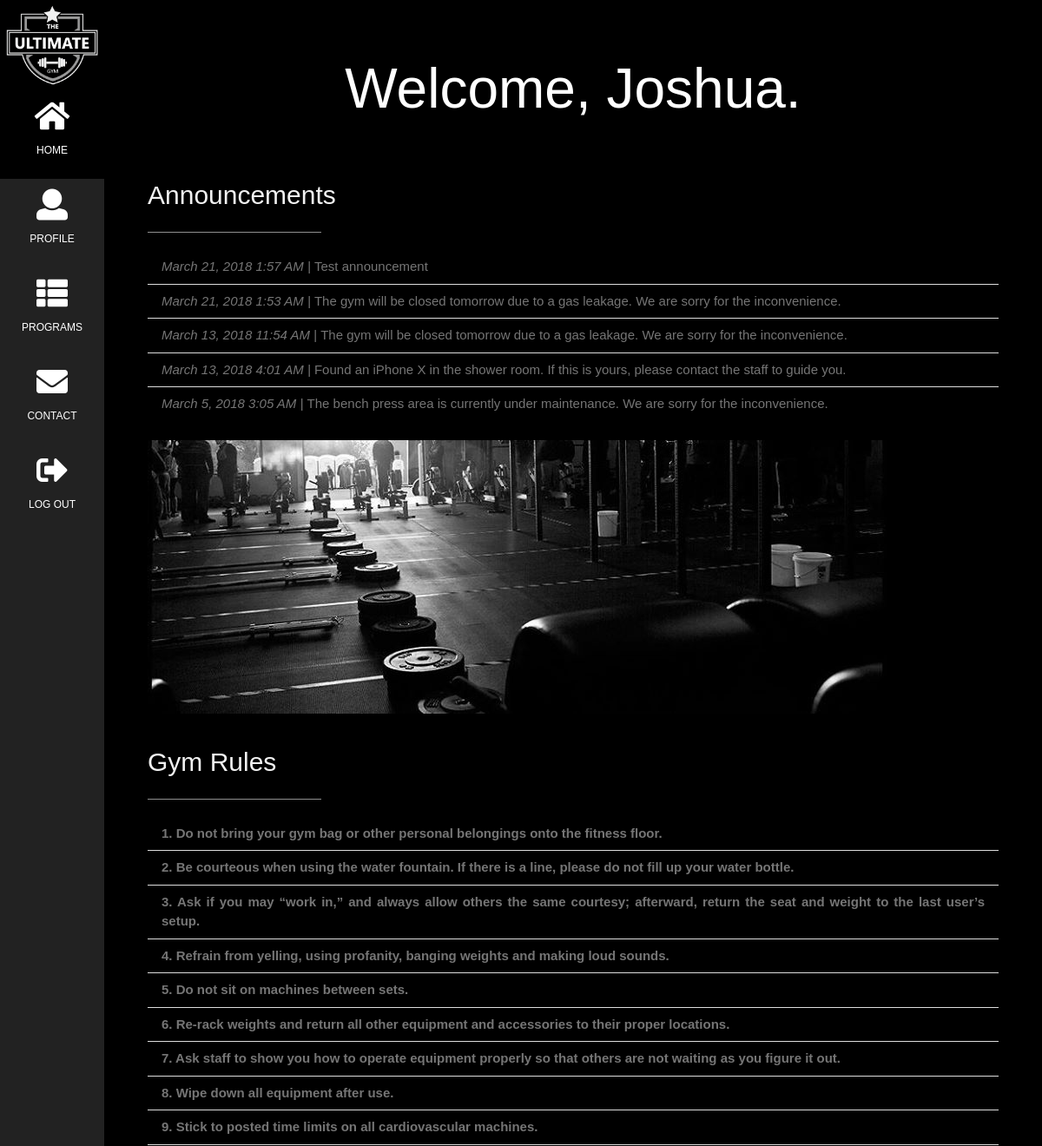
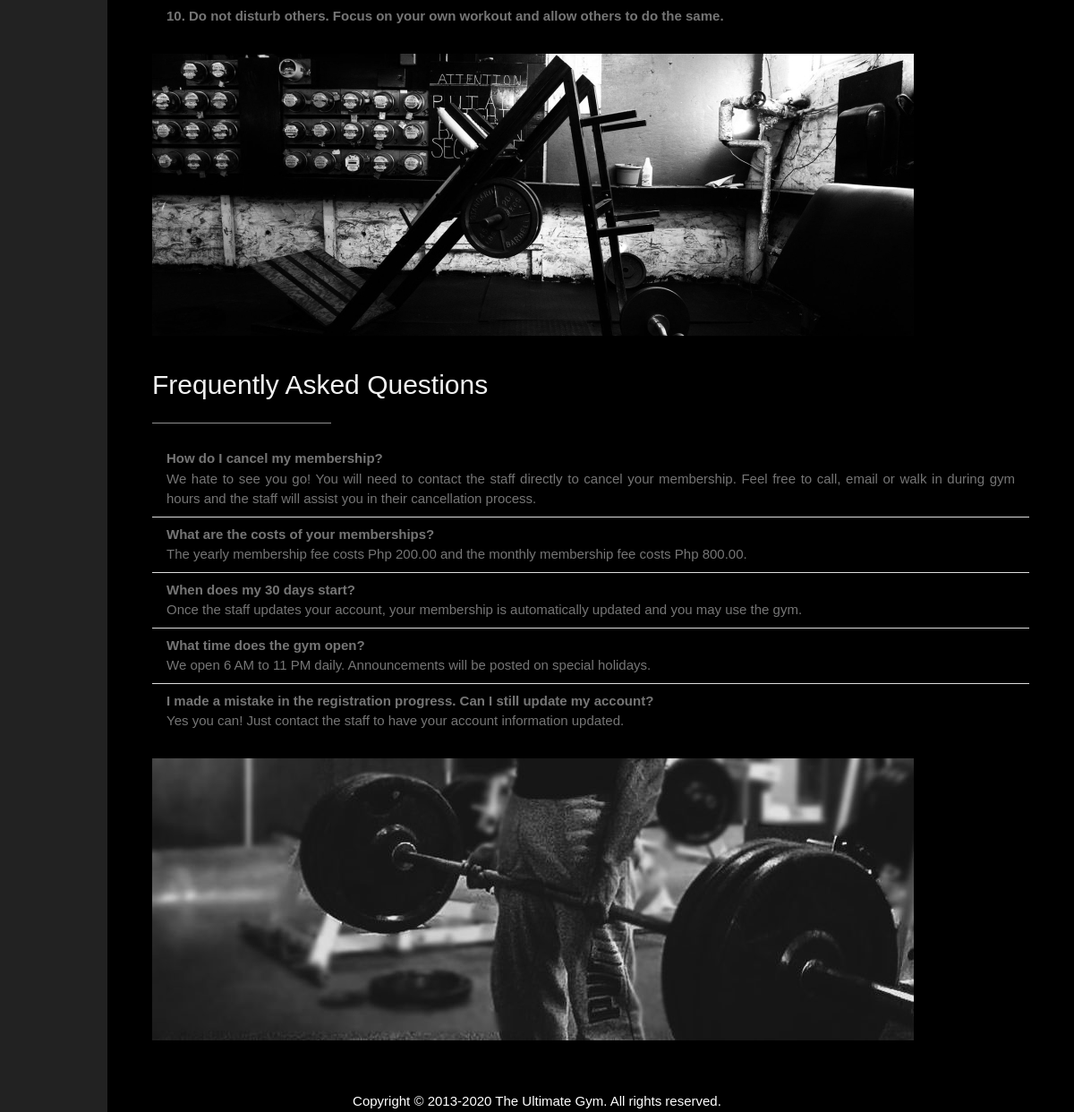
Screenshot of /home.php (signed in) with the database file from the repository (2 pictures, top to bottom).
### tables this page shows
CREATE TABLE `member` (
  `member_id` int(11) NOT NULL,
  `member_fname` varchar(100) NOT NULL,
  `member_lname` varchar(100) NOT NULL,
  `member_password` varchar(100) NOT NULL,
  `member_bdate` date NOT NULL,
  `member_age` int(11) NOT NULL,
  `member_sex` enum('Male','Female') NOT NULL,
  `member_address` varchar(200) NOT NULL,
  `member_email` varchar(100) NOT NULL
);

CREATE TABLE `home` (
  `home_id` int(11) NOT NULL,
  `home_announcement` text NOT NULL,
  `home_announcement_datetime` datetime NOT NULL
);

### home.php (the view, shortened to what this page needs)
<?php
   require("connect.php");
   $catch = $_SESSION['email'];
   $query = "SELECT *
           FROM member
           WHERE member_email = '$catch'";
   $ret = mysqli_query($conn, $query);
   while($row = mysqli_fetch_assoc($ret)){
       $name = $row['member_fname'];
   }
   ?>
    <html>
    <head>
        <link href="css/w3.css" rel="stylesheet">
        <link href="fonts/Montserrat-Regular.otf" rel="stylesheet">
        <link href="css/fontawesome-all.min.css" rel="stylesheet">
    </head>
    <body class="w3-black">
        <nav class="w3-sidebar w3-bar-block w3-small w3-center">
            <img style="width:100%" src="images/ultimategym_logo.png">
            <a class="w3-bar-item w3-button w3-padding-large w3-black" href="#">
                <i class="fa fa-home w3-xxlarge"></i>
                <p>HOME</p>
            </a>
            <a class="w3-bar-item w3-button w3-padding-large w3-hover-black" href="user.php">
                <i class="fa fa-user w3-xxlarge"></i>
                <p>PROFILE</p>
            </a>
            <a class="w3-bar-item w3-button w3-padding-large w3-hover-black" href="program.php">
                <i class="fa fa-th-list w3-xxlarge"></i>
                <p>PROGRAMS</p>
            </a>
            <a class="w3-bar-item w3-button w3-padding-large w3-hover-black" href="contact.php">
                <i class="fa fa-envelope w3-xxlarge"></i>
                <p>CONTACT</p>
            </a>
            <a class="w3-bar-item w3-button w3-padding-large w3-hover-black" onclick="document.getElementById('logout').style.display='block';">
                <i class="fa fa-sign-out-alt w3-xxlarge"></i>
                <p>LOG OUT</p>
            </a>
        </nav>
        <div class="w3-padding-large" id="main">
            <header class="w3-container w3-padding-32 w3-center w3-black">
                <h1 class="w3-jumbo">Welcome, <?php echo($name) ?>.</h1>
            </header>
            <div class="w3-content w3-justify w3-text-grey" id="about">
                <h2 class="w3-text-light-grey">Announcements</h2>
                <hr class="w3-opacity" style="width:200px">
                <ul class="w3-ul">
                    <?php
                  $sql = "SELECT * FROM home ORDER BY home_announcement_datetime DESC LIMIT 5";
                  $return = mysqli_query($conn, $sql);
                  while($row = mysqli_fetch_assoc($return)){
                      echo("<li><i>".date('F j, Y g:i A',strtotime($row['home_announcement_datetime']))." | </i>".$row['home_announcement']."</li>");
                  }
                      ?>
                </ul>
                <br>
                <img src='images/slide1.jpg'>
            </div>
            <br>
            <div class="w3-content w3-justify w3-text-grey">
                <h2 class="w3-text-light-grey">Gym Rules</h2>
                <hr class="w3-opacity" style="width:200px">
                <ul class="w3-ul">
                    <li><strong>1. Do not bring your gym bag or other personal belongings onto the fitness floor.</strong></li>
                    <li><strong>2. Be courteous when using the water fountain. If there is a line, please do not fill up your water bottle.</strong></li>
                    <li><strong>3. Ask if you may “work in,” and always allow others the same courtesy; afterward, return the seat and weight to the last user’s setup.</strong></li>
                    <li><strong>4. Refrain from yelling, using profanity, banging weights and making loud sounds.</strong></li>
                    <li><strong>5. Do not sit on machines between sets.</strong></li>
                    <li><strong>6. Re-rack weights and return all other equipment and accessories to their proper locations.</strong></li>
                    <li><strong>7. Ask staff to show you how to operate equipment properly so that others are not waiting as you figure it out.</strong></li>
                    <li><strong>8. Wipe down all equipment after use.</strong></li>
                    <li><strong>9. Stick to posted time limits on all cardiovascular machines.</strong></li>
                    <li><strong>10. Do not disturb others. Focus on your own workout and allow others to do the same.</strong></li>
                </ul>
                <br>
                <img src='images/slide2.jpg'>
            </div>
            <br>
            <div class="w3-content w3-justify w3-text-grey">
                <h2 class="w3-text-light-grey">Frequently Asked Questions</h2>
                <hr class="w3-opacity" style="width:200px">
                <ul class="w3-ul">
                    <li><strong>How do I cancel my membership?</strong>
                        <br>We hate to see you go! You will need to contact the staff directly to cancel your membership. Feel free to call, email or walk in during gym hours and the staff will assist you in their cancellation process. </li>
                    <li><strong>What are the costs of your memberships?</strong>
                        <br>The yearly membership fee costs Php 200.00 and the monthly membership fee costs Php 800.00.</li>
                    <li><strong>When does my 30 days start?</strong>
                        <br>Once the staff updates your account, your membership is automatically updated and you may use the gym.</li>
                    <li><strong>What time does the gym open?</strong>
                        <br>We open 6 AM to 11 PM daily. Announcements will be posted on special holidays.</li>
                    <li><strong>I made a mistake in the registration progress. Can I still update my account?</strong>
                        <br>Yes you can! Just contact the staff to have your account information updated.</li>
                </ul>
                <br>
                <img src='images/slide3.jpg'>
            </div>
            <br>
        </div>
        <br>
        <footer class="w3-center"> Copyright © 2013-2020 The Ultimate Gym. All rights reserved.</footer>
    </body>
    </html>

### css/w3.css (style rules this page uses)
*,*:before,*:after { box-sizing:inherit }
html { -ms-text-size-adjust:100%;-webkit-text-size-adjust:100% }
body { margin:0 }
article,aside,details,figcaption,figure,footer,header,main,menu,nav,section,summary { display:block }
a { background-color:transparent;-webkit-text-decoration-skip:objects }
img { border-style:none }
hr { box-sizing:content-box;height:0;overflow:visible }
html,body { font-family:Verdana,sans-serif;font-size:15px;line-height:1.5 }
html { overflow-x:hidden }
h1 { font-size:36px }
h2 { font-size:30px }
h1,h2,h3,h4,h5,h6 { font-family:"Segoe UI",Arial,sans-serif;font-weight:400;margin:10px 0 }
hr { border:0;border-top:1px solid #eee;margin:20px 0 }
img { vertical-align:middle }
a { color:inherit }
.w3-btn,.w3-button { border:none;display:inline-block;padding:8px 16px;vertical-align:middle;overflow:hidden;text-decoration:none;color:inherit;background-color:inherit;text-align:center;cursor:pointer;white-space:nowrap }
.w3-btn,.w3-button { -webkit-touch-callout:none;-webkit-user-select:none;-khtml-user-select:none;-moz-user-select:none;-ms-user-select:none;user-select:none }
.w3-ul { list-style-type:none;padding:0;margin:0 }
.w3-ul li { padding:8px 16px;border-bottom:1px solid #ddd }
.w3-ul li:last-child { border-bottom:none }
.w3-sidebar { height:100%;width:200px;background-color:#fff;position:fixed!important;z-index:1;overflow:auto }
.w3-main,#main { transition:margin-left .4s }
.w3-bar-block .w3-bar-item { width:100%;display:block;padding:8px 16px;text-align:left;border:none;white-space:normal;float:none }
.w3-bar-block.w3-center .w3-bar-item { text-align:center }
.w3-container:after,.w3-container:before,.w3-panel:after,.w3-panel:before,.w3-row:after,.w3-row:before,.w3-row-padding:after,.w3-row-padding:before, .w3-cell-row:before,.w3-cell-row:after,.w3-clear:after,.w3-clear:before,.w3-bar:before,.w3-bar:after { content:"";display:table;clear:both }
.w3-content { max-width:980px;margin:auto }
.w3-container,.w3-panel { padding:0.01em 16px }
.w3-opacity,.w3-hover-opacity:hover { opacity:0.60 }
.w3-small { font-size:12px!important }
.w3-xxlarge { font-size:36px!important }
.w3-jumbo { font-size:64px!important }
.w3-justify { text-align:justify!important }
.w3-center { text-align:center!important }
.w3-padding-large { padding:12px 24px!important }
.w3-padding-32 { padding-top:32px!important;padding-bottom:32px!important }
.w3-black,.w3-hover-black:hover { color:#fff!important;background-color:#000!important }
.w3-text-grey,.w3-hover-text-grey:hover,.w3-text-gray,.w3-hover-text-gray:hover { color:#757575!important }
.w3-text-light-grey,.w3-hover-text-light-grey:hover,.w3-text-light-gray,.w3-hover-text-light-gray:hover { color:#f1f1f1!important }

### home.php (style rules this page uses)
body, h1, h2, h3, h4, h5, h6 { font-family: "Montserrat", sans-serif }
.w3-sidebar { width: 120px; background: #222; }
#main { margin-left: 120px }

### rows the page displays
member: member_fname "Joshua"
home: home_announcement_datetime "March 21, 2018 1:57 AM", home_announcement "Test announcement"
home: home_announcement_datetime "March 21, 2018 1:53 AM", home_announcement "The gym will be closed tomorrow due to a gas leakage. We are sorry for the inconvenience."
home: home_announcement_datetime "March 13, 2018 11:54 AM", home_announcement "The gym will be closed tomorrow due to a gas leakage. We are sorry for the inconvenience."
home: home_announcement_datetime "March 13, 2018 4:01 AM", home_announcement "Found an iPhone X in the shower room. If this is yours, please contact the staff to guide you."
home: home_announcement_datetime "March 5, 2018 3:05 AM", home_announcement "The bench press area is currently under maintenance. We are sorry for the inconvenience."
